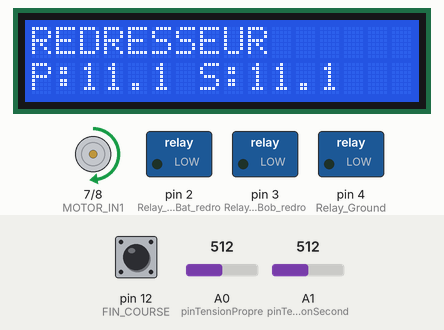
Simulated run of this sketch. Board: Arduino Uno, built with avr-gcc and run on an emulated ATmega328P. Parts: 16×2 character LCD, motor-driver pin pairs drawn as motors (green arrow = first pin HIGH = forward, orange = second pin HIGH = backward, longer = more drive, scaled by the enable pin), switched loads named in the sketch (green lamp = pin HIGH). Inputs (shaded band) come from the test bench; at power-on: A0 (pinTensionPropre) = 512, A1 (pinTensionSecond) = 512, pin 12 (FIN_COURSE) HIGH. What the sketch prints to the serial monitor is not drawn.

Above: at 3.2 s.
3.3 s: A0 (pinTensionPropre) set to 553
At 4.7 s:
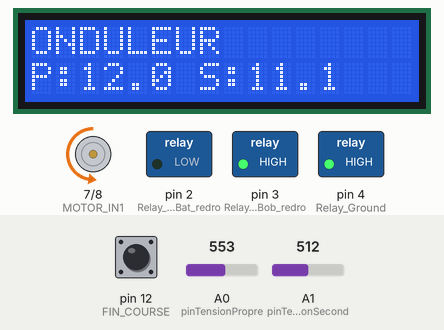
5.3 s: A1 (pinTensionSecond) set to 565
At 6.4 s:
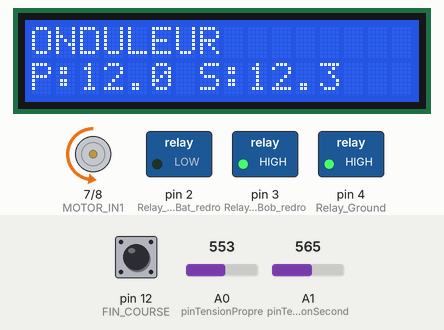
6.8 s: A1 (pinTensionSecond) set to 587
At 8.2 s:
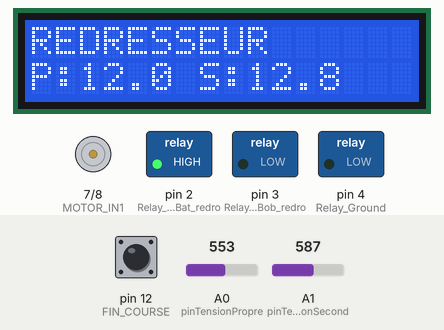
8.5 s: pin 12 (FIN_COURSE) pulled LOW for 0.3 s
10.6 s: A0 (pinTensionPropre) set to 511
At 11.9 s:
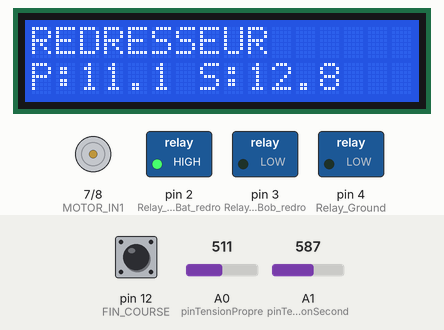
12.2 s: A1 (pinTensionSecond) set to 716
At 13.7 s:
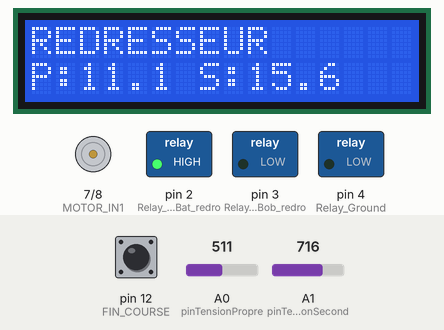
Timing chart, 0 to 14.8 s (numbered marks = the images above; inputs shaded):
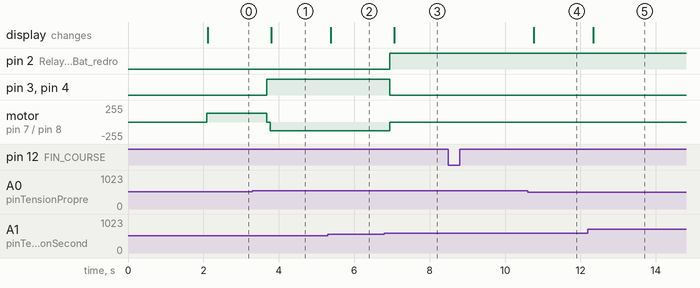

Measured:
- the behaviour switches between 534 and 535 on A0 (pinTensionPropre) (found by bisection; images 0 and 1)
- the behaviour switches between 575 and 576 on A1 (pinTensionSecond) (found by bisection; images 2 and 3)
- after the input at 3.3 s, pin 3 (Relay_ondo_Bob_redro), pin 4 (Relay_Ground): LOW → HIGH after 0.38 s; motor on pin 7 (MOTOR_IN1) / pin 8 (MOTOR_IN2): forward 128/255 → stopped after 0.38 s, → backward 128/255 0.10 s later; the display: changes after 0.50 s (image 1)
- after the input at 5.3 s, the display: changes after 0.08 s (image 2)
- after the input at 6.8 s, pin 2 (Relay_ondo_Bat_redro): LOW → HIGH after 0.14 s; pin 3 (Relay_ondo_Bob_redro), pin 4 (Relay_Ground): HIGH → LOW after 0.14 s; motor on pin 7 (MOTOR_IN1) / pin 8 (MOTOR_IN2): backward 128/255 → stopped after 0.14 s; the display: changes after 0.26 s (image 3)
- after the input at 10.6 s, the display: changes after 0.16 s (image 4)
- after the input at 12.2 s, the display: changes after 0.14 s (image 5)

The sketch:

Code_voiture_immobile.ino
```cpp
#include <Wire.h>
#include <LiquidCrystal_I2C.h>

LiquidCrystal_I2C lcd(0x27, 16, 2);

// =========================
// RELAIS (ACTIVE LOW)
// =========================
const int Relay_ondo_Bat_redro = 2;
const int Relay_ondo_Bob_redro = 3;
const int Relay_Ground         = 4;

// =========================
// MOTEUR
// =========================
const int MOTOR_IN1 = 7;
const int MOTOR_IN2 = 8;

// =========================
// FIN DE COURSE
// =========================
const int FIN_COURSE = 12;

// =========================
// PWM
// =========================
const int PWM_PIN = 9;

// =========================
// MESURE TENSION (TA VERSION)
// =========================
const int pinTensionPropre = A0;
const int pinTensionSecond = A1;

const float facteur = 4.4531835;

// =========================
// PARAMETRES
// =========================
const float HYSTERESIS = 0.5;

// =========================
// VARIABLES
// =========================
float tension_propre = 0.0;
float tension_second = 0.0;

int modeActuel = -1;

#define MODE_ONDULEUR   0
#define MODE_REDRESSEUR 1

// =========================
// PWM
// =========================
void setupPWM()
{
  TCCR1A = _BV(COM1A1) | _BV(WGM11);
  TCCR1B = _BV(WGM13) | _BV(WGM12) | _BV(CS10);

  ICR1 = 799;
  OCR1A = 400;
}

void startPWM()
{
  OCR1A = 400;
}

void stopPWM()
{
  OCR1A = 0;
}

// =========================
// MOTEUR
// =========================
void moteurStop()
{
  digitalWrite(MOTOR_IN1, LOW);
  digitalWrite(MOTOR_IN2, LOW);
}

void moteurSens1()
{
  if (digitalRead(FIN_COURSE) == HIGH)
  {
    digitalWrite(MOTOR_IN1, HIGH);
    digitalWrite(MOTOR_IN2, LOW);
  }
  else moteurStop();
}

void moteurSens2()
{
  if (digitalRead(FIN_COURSE) == HIGH)
  {
    digitalWrite(MOTOR_IN1, LOW);
    digitalWrite(MOTOR_IN2, HIGH);
  }
  else moteurStop();
}

// =========================
// LECTURE TENSION (TA MÉTHODE)
// =========================
float lireTension(int pinAnalog)
{
  int adc = analogRead(pinAnalog);

  float tensionA0 = (adc * 5.0) / 1023.0;

  float tensionReelle = tensionA0 * facteur;

  return tensionReelle;
}

// =========================
// LCD
// =========================
void afficherLCD()
{
  lcd.setCursor(0, 0);

  if (modeActuel == MODE_ONDULEUR)
    lcd.print("ONDULEUR     ");
  else
    lcd.print("REDRESSEUR   ");

  lcd.setCursor(0, 1);

  lcd.print("P:");
  lcd.print(tension_propre, 1);

  lcd.print(" S:");
  lcd.print(tension_second, 1);
}

// =========================
// MODE ONDULEUR
// =========================
void modeOnduleur()
{
  stopPWM();

  digitalWrite(Relay_ondo_Bat_redro, LOW);
  digitalWrite(Relay_ondo_Bob_redro, HIGH);
  digitalWrite(Relay_Ground, HIGH);

  delay(100);

  startPWM();

  modeActuel = MODE_ONDULEUR;
}

// =========================
// MODE REDRESSEUR
// =========================
void modeRedresseur()
{
  stopPWM();

  digitalWrite(Relay_ondo_Bat_redro, HIGH);
  digitalWrite(Relay_ondo_Bob_redro, LOW);
  digitalWrite(Relay_Ground, LOW);

  delay(100);

  modeActuel = MODE_REDRESSEUR;
}

// =========================
// SETUP
// =========================
void setup()
{
  Serial.begin(9600);

  pinMode(PWM_PIN, OUTPUT);

  pinMode(Relay_ondo_Bat_redro, OUTPUT);
  pinMode(Relay_ondo_Bob_redro, OUTPUT);
  pinMode(Relay_Ground, OUTPUT);

  pinMode(MOTOR_IN1, OUTPUT);
  pinMode(MOTOR_IN2, OUTPUT);

  pinMode(FIN_COURSE, INPUT_PULLUP);

  moteurStop();

  lcd.init();
  lcd.backlight();

  lcd.setCursor(0, 0);
  lcd.print("Systeme V2V");
  lcd.setCursor(0, 1);
  lcd.print("Initialisation");
  delay(2000);
  lcd.clear();

  setupPWM();
}

// =========================
// LOOP
// =========================
void loop()
{
  // =========================
  // LECTURE TENSION (TA MÉTHODE)
  // =========================
  tension_propre = lireTension(A0);
  tension_second = lireTension(A1);

  // =========================
  // SERIAL MONITOR (TA PARTIE + 2 CAPTEURS)
  // =========================
  Serial.print("P = ");
  Serial.print(tension_propre);
  Serial.print(" V | S = ");
  Serial.print(tension_second);
  Serial.println(" V");

  // =========================
  // MODE AUTO
  // =========================
  if (modeActuel == MODE_ONDULEUR)
  {
    if (tension_propre < (tension_second - HYSTERESIS))
      modeRedresseur();
  }
  else
  {
    if (tension_propre > (tension_second + HYSTERESIS))
      modeOnduleur();
  }

  // =========================
  // MOTEUR
  // =========================
  if (digitalRead(FIN_COURSE) == LOW)
  {
    moteurStop();
  }
  else
  {
    if (modeActuel == MODE_ONDULEUR)
      moteurSens2();
    else
      moteurSens1();
  }

  // =========================
  // LCD
  // =========================
  afficherLCD();

  delay(500);
}
```
